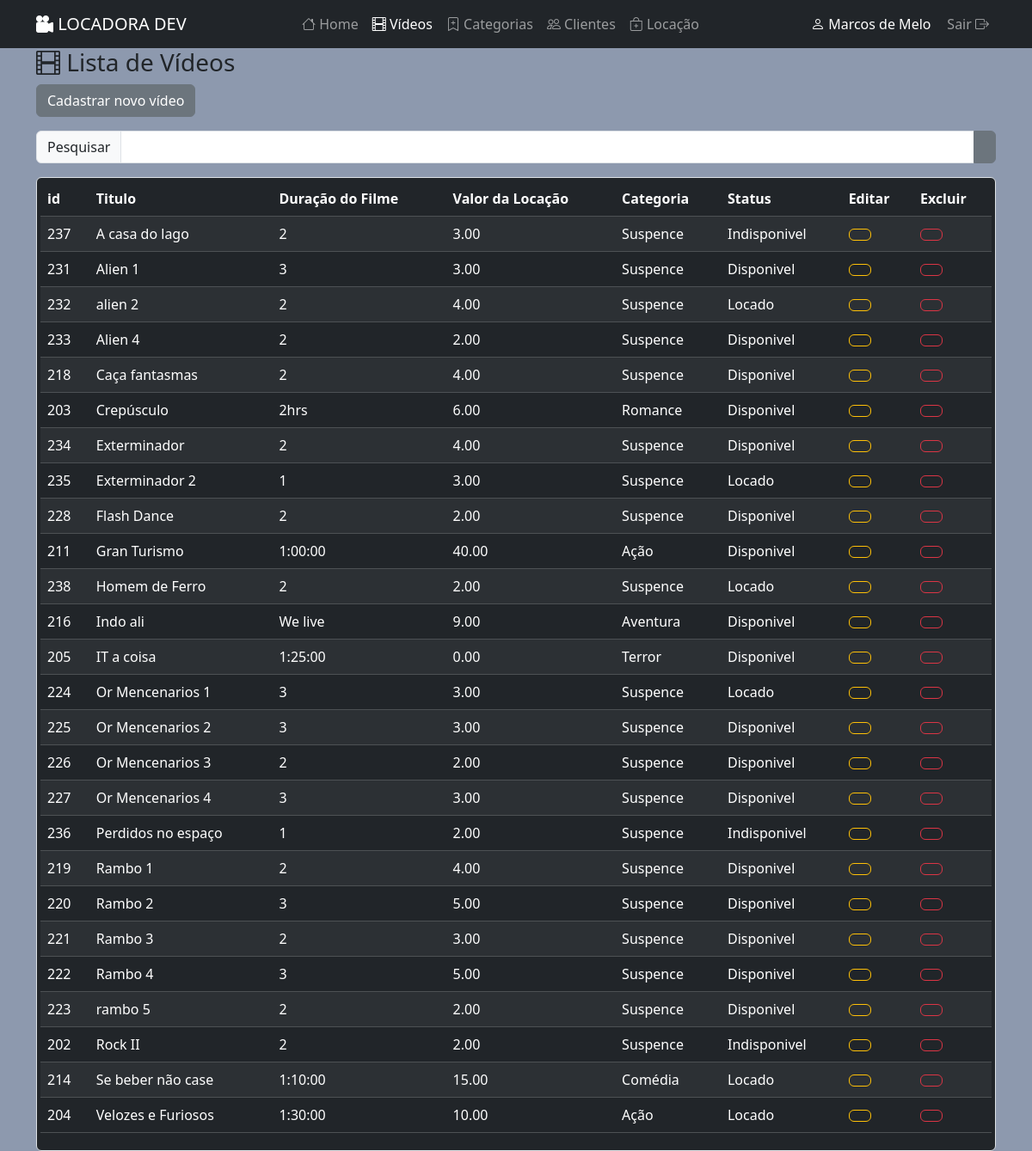
Page /index.php?menu=videos (signed in) on the committed database.
### tables this page shows
CREATE TABLE `tbfilmes` (
  `idFilme` int NOT NULL AUTO_INCREMENT,
  `tituloFilme` varchar(100) NOT NULL,
  `duracaoFilme` varchar(10) NOT NULL,
  `valorLocacao` decimal(10,2) NOT NULL,
  `idCategoria` int NOT NULL,
  `statusFilme` int NOT NULL DEFAULT '0',
  PRIMARY KEY (`idFilme`)
);

CREATE TABLE `tbcategorias` (
  `idCategoria` int NOT NULL AUTO_INCREMENT,
  `nomeCategoria` varchar(100) NOT NULL,
  PRIMARY KEY (`idCategoria`)
);

### lista-videos.php (the view, shortened to what this page needs)
<div class="container">
    <h3 class="sbi bi-film"> Lista de Vídeos</h3>
    <div class="mb-3">
        <a class="btn btn-secondary" href="index.php?menu=cad-videos">Cadastrar novo vídeo</a>
    </div>
    <div class="mb-3">
        <?php
        if (isset($_POST["txtPesquisa"])) {
            $txtPesquisa = $_POST["txtPesquisa"];
        } else {
            $txtPesquisa = "";
        }
        ?>
        <form action="" method="post">
            <div class="input-group">
                <div class="input-group-text">Pesquisar</div>
                <input class="form-control" type="search" name="txtPesquisa" id="txtPesquisa" value="<?= $txtPesquisa ?>">
                <button class="btn btn-secondary" type="submit"><i class="ph-duotone ph-magnifying-glass"></i></button>
            </div>
        </form>
    </div>
    <div class="border p-1 rounded bg-dark">
        <table class="table table-dark table-striped table-hover">
            <thead>
                <tr>
                    <th>id</th>
                    <th>Titulo</th>
                    <th>Duração do Filme</th>
                    <th>Valor da Locação</th>
                    <th>Categoria</th>
                    <th>Status</th>
                    <th>Editar</i></th>
                    <th>Excluir</th>
                </tr>
            </thead>
            <tbody>
                <?php
                $sql = "SELECT f.idFilme,tituloFilme, duracaoFilme,valorLocacao,nomeCategoria,
        CASE
            WHEN statusFilme = 0 THEN 'Disponivel'
            WHEN statusFilme = 1 THEN 'Locado'
            WHEN statusFilme = 2 THEN 'Indisponivel'
        END
        as statusLocacao
        FROM
        tbfilmes as f left join
        tbcategorias as c on f.idCategoria = c.idCategoria
        where tituloFilme like '%{$txtPesquisa}%'
         order by tituloFilme";
                $rs = mysqli_query($conexao, $sql);
                while ($dados = mysqli_fetch_assoc($rs)) {
                ?>
                    <tr>
                        <td><?= $dados["idFilme"] ?></td>
                        <td><?= $dados["tituloFilme"] ?></td>
                        <td><?= $dados["duracaoFilme"] ?></td>
                        <td><?= $dados["valorLocacao"] ?></td>
                        <td><?= $dados["nomeCategoria"] ?></td>
                        <td><?= $dados["statusLocacao"] ?></td>
                        <td>
                            <a class="btn btn-outline-warning" href="index.php?menu=editar-videos&idFilme=<?= $dados["idFilme"] ?>">
                            </a>
                        </td>
                        <td>
                            <a class="btn btn-outline-danger" href="index.php?menu=excluir-videos&idFilme=<?= $dados["idFilme"] ?>">
                            </a>
                        </td>
                    </tr>
                <?php
                }
                ?>
            </tbody>
        </table>
    </div>
</div>

### index.php (shortened to what this page needs)
<?php
include("./db/conexao.php");
if (isset($_SESSION["loginUser"]) and isset($_SESSION["senhaUser"])) {
    $nomeUser = $_SESSION["nomeUser"];
} else {
    header('Location: login.php');
    exit();
}
if (isset($_GET['menu'])) {
    $menu = $_GET['menu'];
} else {
    $menu = "";
}
?>
<!DOCTYPE html>
<html lang="pt-br">
<head>
    <link rel="stylesheet" href="./css/estilo.css">
    <link href="https://cdn.jsdelivr.net/npm/bootstrap@5.3.1/dist/css/bootstrap.min.css" rel="stylesheet">
    <link rel="stylesheet" href="https://cdn.jsdelivr.net/npm/bootstrap-icons@1.11.1/font/bootstrap-icons.css">
</head>
<body style="background-color: #8d99ae;">
    <header class="container-fluid bg-dark">
        <div class="container">
            <nav class="navbar navbar-expand-lg navbar-dark bg-dark">
                <a href="index.php" class="navbar-brand bi bi-camera-reels-fill">
                LOCADORA DEV
                </a>
                <div  class="collapse navbar-collapse" id="navbarSupportedContent">
                    <ul class="navbar-nav me-auto mb-2 mb-lg-0 w-100 justify-content-center">
                        <li class="nav-item"><a class="nav-link bi bi-house <?php echo ($menu=='home')?'active':''?>" href="index.php?menu=home"> Home</a></li>
                        <li class="nav-item"><a class="nav-link bi bi-film <?php echo ($menu=='videos')?'active':''?>" href="index.php?menu=videos"> Vídeos</a></li>
                        <li class="nav-item"><a class="nav-link bi bi-bookmark-plus <?php echo ($menu=='categorias')?'active':''?>" href="index.php?menu=categorias"> Categorias</a></li>
                        <li class="nav-item"><a class="nav-link bi bi-people <?php echo ($menu=='clientes')?'active':''?>" href="index.php?menu=clientes"> Clientes</a></li>
                        <li class="nav-item"><a class="nav-link bi bi-bag-plus <?php echo ($menu=='locacao')?'active':''?>" href="index.php?menu=locacao"> Locação</a></li>
                    </ul>
                    <div style="width: 200px;" class="navbar-nav text-white justify-content-end">
                    <span>
                        <i class="bi bi-person"></i>  <?= $nomeUser ?>
                    </span>
                    </div>
                    <div  style="width: 100px;" class="navbar-nav  justify-content-end">
                        <a href="logout.php" class="nav-link">
                            Sair
                            <i class="bi bi-box-arrow-right"></i>
                        </a>
                    </div>
                </div>
            </nav>
        </div>
    </header>
    <main>
        <?php
        switch ($menu) {
            case "videos":
                include("lista-videos.php");
                break;
        }
        ?>
    </main>
</body>
</html>

### rows in the picture
tbfilmes: idFilme "237", tituloFilme "A casa do lago", duracaoFilme "2", valorLocacao "3.00", idCategoria.nomeCategoria "Suspence", statusLocacao "Indisponivel"
tbfilmes: idFilme "231", tituloFilme "Alien 1", duracaoFilme "3", valorLocacao "3.00", idCategoria.nomeCategoria "Suspence", statusLocacao "Disponivel"
tbfilmes: idFilme "232", tituloFilme "alien 2", duracaoFilme "2", valorLocacao "4.00", idCategoria.nomeCategoria "Suspence", statusLocacao "Locado"
tbfilmes: idFilme "233", tituloFilme "Alien 4", duracaoFilme "2", valorLocacao "2.00", idCategoria.nomeCategoria "Suspence", statusLocacao "Disponivel"
tbfilmes: idFilme "218", tituloFilme "Caça fantasmas", duracaoFilme "2", valorLocacao "4.00", idCategoria.nomeCategoria "Suspence", statusLocacao "Disponivel"
tbfilmes: idFilme "203", tituloFilme "Crepúsculo", duracaoFilme "2hrs", valorLocacao "6.00", idCategoria.nomeCategoria "Romance", statusLocacao "Disponivel"
tbfilmes: idFilme "234", tituloFilme "Exterminador", duracaoFilme "2", valorLocacao "4.00", idCategoria.nomeCategoria "Suspence", statusLocacao "Disponivel"
tbfilmes: idFilme "235", tituloFilme "Exterminador 2", duracaoFilme "1", valorLocacao "3.00", idCategoria.nomeCategoria "Suspence", statusLocacao "Locado"
tbfilmes: idFilme "228", tituloFilme "Flash Dance", duracaoFilme "2", valorLocacao "2.00", idCategoria.nomeCategoria "Suspence", statusLocacao "Disponivel"
tbfilmes: idFilme "211", tituloFilme "Gran Turismo", duracaoFilme "1:00:00", valorLocacao "40.00", idCategoria.nomeCategoria "Ação", statusLocacao "Disponivel"
tbfilmes: idFilme "238", tituloFilme "Homem de Ferro", duracaoFilme "2", valorLocacao "2.00", idCategoria.nomeCategoria "Suspence", statusLocacao "Locado"
tbfilmes: idFilme "216", tituloFilme "Indo ali", duracaoFilme "We live", valorLocacao "9.00", idCategoria.nomeCategoria "Aventura", statusLocacao "Disponivel"
tbfilmes: idFilme "205", tituloFilme "IT a coisa", duracaoFilme "1:25:00", valorLocacao "0.00", idCategoria.nomeCategoria "Terror", statusLocacao "Disponivel"
tbfilmes: idFilme "224", tituloFilme "Or Mencenarios 1", duracaoFilme "3", valorLocacao "3.00", idCategoria.nomeCategoria "Suspence", statusLocacao "Locado"
tbfilmes: idFilme "225", tituloFilme "Or Mencenarios 2", duracaoFilme "3", valorLocacao "3.00", idCategoria.nomeCategoria "Suspence", statusLocacao "Disponivel"
tbfilmes: idFilme "226", tituloFilme "Or Mencenarios 3", duracaoFilme "2", valorLocacao "2.00", idCategoria.nomeCategoria "Suspence", statusLocacao "Disponivel"
tbfilmes: idFilme "227", tituloFilme "Or Mencenarios 4", duracaoFilme "3", valorLocacao "3.00", idCategoria.nomeCategoria "Suspence", statusLocacao "Disponivel"
tbfilmes: idFilme "236", tituloFilme "Perdidos no espaço", duracaoFilme "1", valorLocacao "2.00", idCategoria.nomeCategoria "Suspence", statusLocacao "Indisponivel"
tbfilmes: idFilme "219", tituloFilme "Rambo 1", duracaoFilme "2", valorLocacao "4.00", idCategoria.nomeCategoria "Suspence", statusLocacao "Disponivel"
tbfilmes: idFilme "220", tituloFilme "Rambo 2", duracaoFilme "3", valorLocacao "5.00", idCategoria.nomeCategoria "Suspence", statusLocacao "Disponivel"
tbfilmes: idFilme "221", tituloFilme "Rambo 3", duracaoFilme "2", valorLocacao "3.00", idCategoria.nomeCategoria "Suspence", statusLocacao "Disponivel"
tbfilmes: idFilme "222", tituloFilme "Rambo 4", duracaoFilme "3", valorLocacao "5.00", idCategoria.nomeCategoria "Suspence", statusLocacao "Disponivel"
tbfilmes: idFilme "223", tituloFilme "rambo 5", duracaoFilme "2", valorLocacao "2.00", idCategoria.nomeCategoria "Suspence", statusLocacao "Disponivel"
tbfilmes: idFilme "202", tituloFilme "Rock II", duracaoFilme "2", valorLocacao "2.00", idCategoria.nomeCategoria "Suspence", statusLocacao "Indisponivel"
tbfilmes: idFilme "214", tituloFilme "Se beber não case", duracaoFilme "1:10:00", valorLocacao "15.00", idCategoria.nomeCategoria "Comédia", statusLocacao "Locado"
tbfilmes: idFilme "204", tituloFilme "Velozes e Furiosos", duracaoFilme "1:30:00", valorLocacao "10.00", idCategoria.nomeCategoria "Ação", statusLocacao "Locado"

### other values in the picture
$nomeUser "Marcos de Melo"
